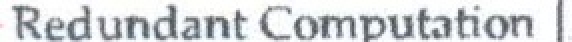
//> input picture ocr/temp.ppm, 286 x 21 px (shown 2 times larger)
$ ./legendDetection temp.ppm   (built with g++ and OpenCV 4)
//> lines starting //> are read from the running program, lines starting //| are printed output that depends on the picture; after the words box and inside, x2 and y2 are one past the last pixel; in counts of white or black regions, pixels touching at a corner belong together
### ocr/peakdetect.h
#include <stdio.h>
#include <stdlib.h>
#include <string.h>

void print_help(void);

void print_version(void);

int detect_peak(
        const double*   data, /* the data */
        int             data_count, /* row count of data */
        int*            emi_peaks, /* emission peaks will be put here */
        int*            num_emi_peaks, /* number of emission peaks found */
        int             max_emi_peaks, /* maximum number of emission peaks */
        int*            absop_peaks, /* absorption peaks will be put here */
        int*            num_absop_peaks, /* number of absorption peaks found */
        int             max_absop_peaks, /* maximum number of absorption peaks
                                            */
        double          delta, /* delta used for distinguishing peaks */
        int             emi_first /* should we search emission peak first of
                                     absorption peak first? */
        );

int run(int argc,  char **argv);

### ocr/peakdetect.cpp
#include <stdio.h>
#include <stdlib.h>
#include <string.h>
#include "peakdetect.h"
// [41 lines left out: functions print_help, print_version, not called in this run]

int detect_peak(
        const double*   data, /* the data */
        int             data_count, /* row count of data */
        int*            emi_peaks, /* emission peaks will be put here */
        int*            num_emi_peaks, /* number of emission peaks found */
        int             max_emi_peaks, /* maximum number of emission peaks */
        int*            absop_peaks, /* absorption peaks will be put here */
        int*            num_absop_peaks, /* number of absorption peaks found */
        int             max_absop_peaks, /* maximum number of absorption peaks
                                            */
        double          delta, /* delta used for distinguishing peaks */
        int             emi_first /* should we search emission peak first of
                                     absorption peak first? */
        )
{
    int     i;
    double  mx;
    double  mn;
    int     mx_pos = 0;
    int     mn_pos = 0;
    int     is_detecting_emi = emi_first;


    mx = data[0];
    mn = data[0];

    *num_emi_peaks = 0;
    *num_absop_peaks = 0;

    for(i = 1; i < data_count; ++i)
    {
        if(data[i] > mx)
        {
            mx_pos = i;
            mx = data[i];
        }
        if(data[i] < mn)
        {
            mn_pos = i;
            mn = data[i];
        }

        if(is_detecting_emi &&
                data[i] < mx - delta)
        {
            if(*num_emi_peaks >= max_emi_peaks) /* not enough spaces */
                return 1;

            emi_peaks[*num_emi_peaks] = mx_pos;
            ++ (*num_emi_peaks);

            is_detecting_emi = 0;

            i = mx_pos - 1;

            mn = data[mx_pos];
            mn_pos = mx_pos;
        }
        else if((!is_detecting_emi) &&
                data[i] > mn + delta)
        {
            if(*num_absop_peaks >= max_absop_peaks)
                return 2;

            absop_peaks[*num_absop_peaks] = mn_pos;
            ++ (*num_absop_peaks);

            is_detecting_emi = 1;

            i = mn_pos - 1;

            mx = data[mn_pos];
            mx_pos = mn_pos;
        }
    }

    return 0;
}

int run(int argc,  char **argv)
{
#define INITIAL_ROW_COUNT       1500
#define ROW_COUNT_INCREASEMENT  3000
    double*     data[2];
    double      row[2];
#define MAX_PEAK    200
    int         emi_peaks[MAX_PEAK];
    int         absorp_peaks[MAX_PEAK];
    int         emi_count = 0;
    int         absorp_count = 0;
#define LINE_BUFFER_SIZE    120
    char        line[LINE_BUFFER_SIZE];
    FILE*       out =   stdout;
    FILE*       in  =   stdin;
    int         i;
    double      delta = 1e-6;
    int         emission_first = 0;
    int         idummy;

    /*
     * argument parsing
     */
    {
        int flag_delta = 0;
        int flag_in = 0;
        int flag_out = 0;
        int flag_mode = 0;
        for(i = 1; i < argc; ++i)
        {
            if(flag_delta)
            {
                delta = atof(argv[i]);
                flag_delta = 0;
            }
            else if(flag_in)
            {
                in = fopen(argv[i], "r");
                if(!in)
                {
                    fprintf(stdout, "Failed to open file \"");
                    fprintf(stdout, "%s",argv[i]);
                    fprintf(stdout, "\".\n");
                    exit(2);
                }
                flag_in = 0;
            }
            else if(flag_out)
            {
                out = fopen(argv[i], "w");
                if(!out)
                {
                    fprintf(stdout, "Failed to open file \"");
                    fprintf(stdout, "%s",argv[i]);
                    fprintf(stdout, "\".\n");
                    exit(2);
                }
                flag_out = 0;

            }
            else if(flag_mode)
            {
                if(!strcmp(argv[i], "a"))
                    emission_first = 0;
                else if(!strcmp(argv[i], "e"))
                    emission_first = 1;
                else
                {
                    fprintf(stdout,
                            "Argument parsing error: Unknown mode \"");
                    fprintf(stdout,  "%s",argv[i]);
                    fprintf(stdout, "\"\n");
                    exit(4);
                }

                flag_mode = 0;
            }
            else if(!strcmp(argv[i], "-d"))
                flag_delta = 1;
            else if(!strcmp(argv[i], "-i"))
                flag_in = 1;
            else if(!strcmp(argv[i], "-o"))
                flag_out = 1;
            else if(!strcmp(argv[i], "-m"))
                flag_mode = 1;
            else if(!strcmp(argv[i], "--help"))
                print_help();
            else if(!strcmp(argv[i], "--version"))
                print_version();
            else
            {
                fprintf(stdout, "Unknown option \"");
                fprintf(stdout,  "%s",argv[i]);
                fprintf(stdout, "\".\n");
                exit(3);
            }

        }
    }

    data[0] = (double*) malloc(sizeof(double) * INITIAL_ROW_COUNT);
    data[1] = (double*) malloc(sizeof(double) * INITIAL_ROW_COUNT);

    /* read data */
    i = 0;
    while(fgets(line, LINE_BUFFER_SIZE, in))
    {
        /* when the buffer is not large enough, increase the buffer size */
        idummy = i - INITIAL_ROW_COUNT;
        if(idummy >= 0 && idummy % ROW_COUNT_INCREASEMENT == 0)
        {
            double*     tmp;
            int         j;

            for(j = 0; j < 2; ++j)
            {
                tmp = (double*) malloc(
                        sizeof(double) * (i + ROW_COUNT_INCREASEMENT));
                memcpy(tmp, data[j], i * sizeof(double));
                free(data[j]);
                data[j] = tmp;
            }
        }

        sscanf(line, "%lf,%lf", row, row + 1);
        data[0][i] = row[0];
        data[1][i] = row[1];
        ++ i;
    }

    if(detect_peak(data[1], i,
                emi_peaks, &emi_count, MAX_PEAK,
                absorp_peaks, &absorp_count, MAX_PEAK,
                delta, emission_first))
    {
        fprintf(stdout, "There are too many peaks.\n");
        exit(1);
    }
    for(i = 0; i < emi_count; ++i)
        fprintf(out, "%e,%e\n", data[0][emi_peaks[i]], data[1][emi_peaks[i]]);
    puts("");
    for(i = 0; i < absorp_count; ++i)
        fprintf(out, "%e,%e\n", data[0][absorp_peaks[i]],
                data[1][absorp_peaks[i]]);
    fclose(out);
    return 0;
}

### ocr/legendDetection.cpp
#include "opencv2/highgui/highgui.hpp"
#include "opencv2/imgproc/imgproc.hpp"
#include <iostream>
#include <stdio.h>
#include <stdlib.h>
//#include "stdafx.h"
#include "opencv2/core/core.hpp"
#include "opencv2/opencv.hpp"
#include <opencv2/objdetect/objdetect.hpp>
#include <fstream>
#include <math.h>
#include <vector>
#include <map>
#include <string>
// #include </home/evil999man/inter_hall_16/ocr/peakdetect.cpp>


using namespace cv;
using namespace std;

int run(int argc, char **argv); // for peakdetect
// [57 lines left out: functions traverse, expandBMask, not called in this run]

pair<int,int> histogram(vector<int> &rowHist,Mat& img){

	int maxH=0;
	int sum=0,avg;
	for(int i=0;i<rowHist.size();i++){
		sum+=rowHist[i];
		maxH=max(maxH,rowHist[i]);
	}
	avg=sum/rowHist.size();
	int hist_w = rowHist.size(); int hist_h = 400;
	  for (int i = 0; i < rowHist.size(); ++i)
	  {
	    rowHist[i] = (rowHist[i] *hist_h)/maxH;
	  }
	 int bin_w = cvRound( (double) hist_w/rowHist.size() );
	  Mat histImg(hist_h, hist_w, CV_8U, Scalar(0));
	  for (int i = 1; i < rowHist.size(); i++) {
	    line( histImg, Point( bin_w*(i-1), hist_h - cvRound(rowHist[i-1]) ) ,
	                       Point( bin_w*(i), hist_h - cvRound(rowHist[i]) ),
	                       Scalar( 255), 2, 8, 0  );
	  }
	  imshow("column Histogram",histImg);


	  vector<pair<int,int> > seg;
	{
		int prv=-1; bool on=false;
		for(int i=0;i<rowHist.size();++i){

			if(rowHist[i]<0.7*maxH)
				if(on)	on=false,seg.push_back(make_pair(prv,i-1));
				else continue;

			else if(!on)	prv=i,on=true;
		}
		if(on) seg.push_back(make_pair(prv,rowHist.size()-1));
	}

	vector<pair<int,int> > finalseg;

  for(int it=0;it<seg.size();++it){
  	finalseg.push_back(seg[it]);
  	if(it)
  	if(-seg[it-1].second+seg[it].first<=img.cols*0.03){
  		finalseg.pop_back();
  		finalseg.rbegin()->second=seg[it].second;
  	}
  }
  pair<int,int> maxLen=make_pair(0,0);
  for(int i=0;i<finalseg.size();i++){
  	if(finalseg[i].second-finalseg[i].first>maxLen.second-maxLen.first)
  		maxLen=finalseg[i];
  }

  return maxLen;
}


void tessy(int ind,map<int,string>& mp,Mat& imgx, pair<int,int> X,pair<int,int> Y)
{
	Point a,b2;
  double c,d;

  // imshow("",imgx);

  	c=X.second-X.first;
  	d=Y.second-Y.first;
  	a.x=max(0.0,X.first-imgx.cols*0.01);
  	a.y=max(0.0,Y.first-imgx.rows*0.007);
  	b2.x=min(imgx.cols-1.0,X.second+imgx.cols*0.01);
  	b2.y=min(imgx.rows-1.0,Y.second+imgx.rows*0.007);
  	Rect rct(a,b2);
  	Mat imgTemp=imgx(rct);
  	imwrite("output.jpg",imgTemp);

  	char buf1[1000],buf2[1000];
  	remove("temp.ppm");remove("temp.png");
	sprintf(buf1,"convert output.jpg temp.ppm");
	sprintf(buf2,"unpaper  --no-mask-center --no-border-align temp.ppm temp.png");
	system(buf1);
	system(buf2);
	system("tesseract temp.png dig_out -psm 6");
	 char txt[1024];
  ifstream in;
  in.open("dig_out.txt");
  in.getline(txt, 1000, '\n');
  in.close();
  mp[ind]=txt;
}

int main(int argc, char const *argv[]){
	Mat un= imread(argv[1]);
//> un is the input picture: 21 rows x 286 cols, CV_8UC3; mean B, G, R 215.7, 213.4, 210.5
	double mean,maxdev=50,r,b,g;
	double diffr,diffg,diffb;
	Mat img1=imread(argv[1],1);
	Mat img0=imread(argv[1],0),eimg0;
//> img0: 21 rows x 286 cols, CV_8UC1; min 79, max 255, mean 212.8


	for(int i=0;i<img0.cols;i++){
		for(int j=0;j<img0.rows;j++){
			Vec3b color = img1.at<Vec3b>(j,i);
			r=color[0];g=color[1];b=1.3*color[2];

			mean = (r + g + b) / 3;
	        diffr = abs(mean - r);
	        diffg = abs(mean - g);
	        diffb = abs(mean - b);
	        if ((diffr + diffg + diffb) < maxdev && img0.at<uchar>(j,i)<150)
	            img0.at<uchar>(j,i)=0;
	        else
	        	img0.at<uchar>(j,i)=255;
		}
	}
//> this loop made 286 passes
//> (r, g, b, mean, diffr, diffg) on passes 1 to 3: (251, 255, 325, 277, 26, 22), (252, 255, 326.3, 277.8, 25.77, 22.77), (251, 254, 327.6, 277.5, 26.53, 23.53)
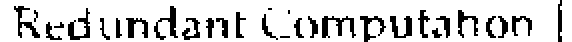
//> img0: 21 rows x 286 cols, CV_8UC1 (shown 2 times larger); 82.6% white; black in thin lines or dots
//> after the loop, r = 250; g = 246; b = 318.5; mean = 271.5; diffr = 21.5; diffg = 25.5
	Mat imgBW=img0.clone();

	int erosion_size=5;
	erode(img0, img0, getStructuringElement(MORPH_ELLIPSE, Size(5 , 1)));

	imshow("yo",img0);
	// waitKey(0);
	Mat unCol=img0.clone();


	vector<int> rowHist(unCol.rows,0);
	for(int i=0.01*unCol.rows;i<unCol.rows*0.99;i++){
		for(int j=0.01*unCol.cols;j<unCol.cols*0.99;j++){
			if(unCol.at<uchar>(i,j)==0){
				rowHist[i]++;
			}
		}
	}
//> after the loop, rowHist = 21 values, max 115 at index 9, min 1 at index 0, mean 49.76


	int maxH = 0,sum=0,avg;
	for(int i=0;i<rowHist.size();i++){
		maxH=max(maxH,rowHist[i]);
		sum+=rowHist[i];
	}
//> this loop made 21 passes
//> (maxH, sum) on passes 1 to 12: (1, 1), (1, 2), (2, 4), (7, 11), (15, 26), (16, 42), (19, 61), (19, 78), (53, 131), (115, 246), (115, 342), (115, 426)
//> after the loop, maxH = 115; sum = 1045
	maxH=0;//shift histogram by the avg
	avg=sum/rowHist.size();
//> avg = 49
	// cout<<"ave "<<avg<<endl;
	for(int i=0;i<rowHist.size();i++){
		//cout<<rowHist[i]<<endl;
		rowHist[i]-=0.5*avg;
		maxH=max(maxH,rowHist[i]);

		//sum+=rowHist[i];
	}
//> this loop made 21 passes
//> maxH on passes 1 to 12: 0, 0, 0, 0, 0, 0, 0, 0, 28, 90, 90, 90
//> after the loop, maxH = 90
	vector<int> zeroMaxima;
	bool high=false,low=true;
	for(int i=0;i<rowHist.size();i++){

		if(rowHist[i]<=0)
			zeroMaxima.push_back(i);
	}
//> this loop made 21 passes

	int hist_w = rowHist.size(); int hist_h = 400;
//> after `int hist_w = rowHist.size()`: hist_w = 21
	  for (int i = 0; i < rowHist.size(); ++i)
	  {
	    rowHist[i] = (rowHist[i] *hist_h)/maxH;
	  }
    {
      int avg=sum/rowHist.size();
       int bin_w = cvRound( (double) hist_w/rowHist.size() );
//> bin_w = 1
        Mat histImg(hist_h, hist_w, CV_8U, Scalar(0));
//> histImg: 400 rows x 21 cols, CV_8UC1; every value is 0
        for (int i = 1; i < rowHist.size(); i++) {
          line( histImg, Point( bin_w*(i-1), hist_h - cvRound(rowHist[i-1]) ) ,
                             Point( bin_w*(i), hist_h - cvRound(rowHist[i]) ),
                             Scalar( 255), 2, 8, 0  );
        }
//> this loop made 20 passes
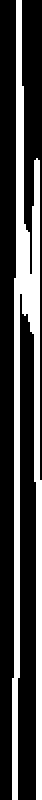
//> histImg: 400 rows x 21 cols, CV_8UC1 (shown 2 times larger); 29.9% white; 1 white region, box (x1, y1, x2, y2) and area: (6, 0, 21, 400) 2510
        imshow("row Histogram",histImg);
    }

//segments
	vector<pair<int,int> > seg;
	{
		int prv=-1; bool on=false;
		for(int i=0;i<rowHist.size();++i){

			if(rowHist[i]>0)
				if(on)	on=false,seg.push_back(make_pair(prv,i-1));
				else continue;

			else if(!on)	prv=i,on=true;
		}
//> after the loop, on = true; seg = 1 pair: [0, 7]; prv = 19
		if(on) seg.push_back(make_pair(prv,rowHist.size()-1));
//> seg = 2 pairs: [0, 7], [19, 20]
	}


	FILE* fp = fopen("res1.csv","w");
	  for(int i=0;i<rowHist.size();i++){
	    fprintf(fp,"%d,%d\n",i,rowHist[i]);
	  }
	 fclose(fp);

    string cmd = "dummy -i res1.csv -d 5e1 -o out1.csv";
    std::vector<char *> args;
    std::istringstream iss(cmd);

    std::string token;
    while(iss >> token) {
      char *arg = new char[token.size() + 1];
      copy(token.begin(), token.end(), arg);
      arg[token.size()] = '\0';
      args.push_back(arg);
    }

	run(args.size(), &args[0]);
	// cout<<"HERE\n";
	for(size_t i = 0; i < args.size(); i++)
      delete[] args[i];

  ifstream FP("out1.csv");
  int i,j;
  string as;
  vector<float> maxima;
  i=0;
  while(getline(FP,as)){
    maxima.push_back(stof(as));
    ++i;
  }
  // print the number of maxima
  int maxNo=maxima.size()/2;


  int bin_w = cvRound( (double) hist_w/rowHist.size() );
  Mat histImg(hist_h, hist_w, CV_8U, Scalar(0));
  for (int i = 1; i < rowHist.size(); i++) {
    line( histImg, Point( bin_w*(i-1), hist_h - cvRound(rowHist[i-1]) ) ,
                       Point( bin_w*(i), hist_h - cvRound(rowHist[i]) ),
                       Scalar( 255), 2, 8, 0  );
  }


  vector<pair<int,int> > finalseg;

  for(int it=0;it<seg.size();++it){
  	finalseg.push_back(seg[it]);
  	if(it)
  	if(-seg[it-1].second+seg[it].first<=un.rows*0.022){
  		finalseg.pop_back();
  		finalseg.rbegin()->second=seg[it].second;
  	}
  }
//> this loop made 2 passes

  erode(img0, img0, getStructuringElement(MORPH_ELLIPSE, Size(5,11)) );
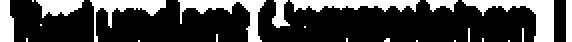
//> img0: 21 rows x 286 cols, CV_8UC1 (shown 2 times larger); 26.7% white; 23 white regions (14 under 20 px), largest, box (x1, y1, x2, y2) and area: (231, 0, 277, 21) 341, (89, 0, 133, 21) 275, (145, 0, 210, 6) 260
  vector<pair<int,int>> whites;
  for(int i=1;i<finalseg.size();i++){
  	whites.push_back(make_pair(finalseg[i-1].second+1,finalseg[i].first-1));
  }
//> this loop made 1 pass

  ofstream fout("legend_boxes.txt");
  map<int,string> mp;
  Mat imgx=imread(argv[1]);
  fout<<whites.size()<<"\n";
  for(int i=0;i<whites.size();i++){
  	vector<int> colHist(un.cols,0);
  	for(int j=whites[i].first;j<whites[i].second;j++){
  		for(int k=0;k<un.cols;k++){
  			if(img0.at<uchar>(j,k)==0)
  				colHist[k]++;
  		}
  	}
  	pair<int,int> X=histogram(colHist,un);
  	pair<int,int> Y=whites[i];
  	tessy(i,mp,imgx,X,Y);
  	fout<<X.first<<" "<<X.second<<" "<<Y.first<<" "<<Y.second<<"\n"<<mp[i]<<"\n";
  	for(int m=Y.first;m<Y.second;m++){
  		for(int n=X.first;n<X.second;n++){
  			un.at<Vec3b>(m,n)=Vec3b(255,0,0);
  		}
  	}


  }
//> this loop made 1 pass
//> (avg in histogram, hist_w in histogram, bin_w in histogram, X, Y, c in tessy, d in tessy, rct in tessy) on pass 1: (8, 286, 1, (6, 267), (8, 18), 261, 10, Rect(3, 7, 266, 11))
//> pass 1, in histogram, `imshow("column Histogram",histImg);`:
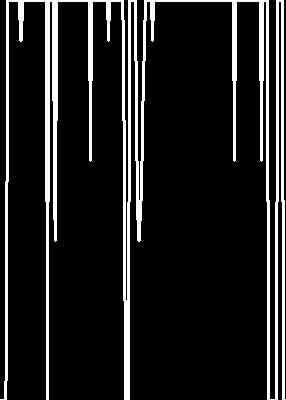
//> window 'column Histogram': 400 rows x 286 cols, CV_8UC1; 12.5% white; 1 white region, box (x1, y1, x2, y2) and area: (0, 0, 286, 400) 14259
//> after the loop:
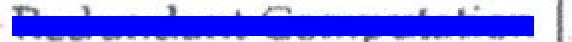
//> un: 21 rows x 286 cols, CV_8UC3 (shown 2 times larger); mean B, G, R 243.9, 132.4, 131.4
  fout.close();


 //  imshow("green",un);
   // imshow("histogram", histImg);
	// waitKey(0);

 return 0;
}
